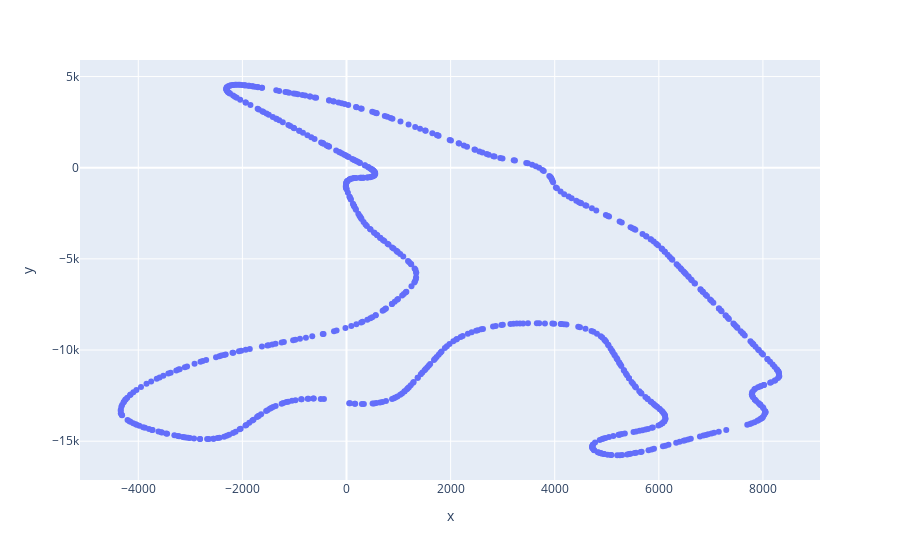

The notebook cell this image was saved under:
### Code cell
from plotly import express as px
px.scatter(x = tel.X, y = tel.Y)

### Figure 1 — Plotly figure (JSON) as saved in the notebook; plotly's stock layout.template omitted (floating-point values rounded to 4 significant figures; data arrays with more than 128 entries replaced by an {"elided": "..."} marker saying what was removed)
{"data": [{"hovertemplate": "x=%{x}<br>y=%{y}<extra></extra>", "legendgroup": "", "marker": {"color": "#636efa", "symbol": "circle"}, "mode": "markers", "name": "", "orientation": "v", "showlegend": false, "type": "scatter", "x": {"elided": "763 float values"}, "xaxis": "x", "y": {"elided": "763 float values"}, "yaxis": "y"}], "layout": {"legend": {"tracegroupgap": 0}, "margin": {"t": 60}, "xaxis": {"anchor": "y", "domain": [0, 1], "title": {"text": "x"}}, "yaxis": {"anchor": "x", "domain": [0, 1], "title": {"text": "y"}}}}
